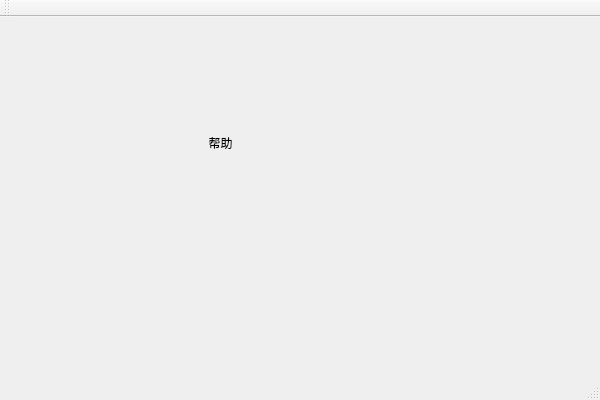
<?xml version="1.0" encoding="UTF-8"?>
<ui version="4.0">
 <class>Test5_4AClass</class>
 <widget class="QMainWindow" name="Test5_4AClass">
  <property name="geometry">
   <rect>
    <x>0</x>
    <y>0</y>
    <width>600</width>
    <height>400</height>
   </rect>
  </property>
  <property name="windowTitle">
   <string>Test5_4A</string>
  </property>
  <widget class="QWidget" name="centralWidget">
   <widget class="QToolButton" name="btnHelp">
    <property name="geometry">
     <rect>
      <x>160</x>
      <y>80</y>
      <width>121</width>
      <height>91</height>
     </rect>
    </property>
    <property name="text">
     <string>帮助</string>
    </property>
    <property name="icon">
     <iconset resource="Test5_4A.qrc">
      <normaloff>:/Test5_4A/Resources/help.png</normaloff>:/Test5_4A/Resources/help.png</iconset>
    </property>
    <property name="iconSize">
     <size>
      <width>72</width>
      <height>65</height>
     </size>
    </property>
    <property name="toolButtonStyle">
     <enum>Qt::ToolButtonTextUnderIcon</enum>
    </property>
    <property name="autoRaise">
     <bool>true</bool>
    </property>
   </widget>
  </widget>
  <widget class="QMenuBar" name="menuBar">
   <property name="geometry">
    <rect>
     <x>0</x>
     <y>0</y>
     <width>600</width>
     <height>23</height>
    </rect>
   </property>
  </widget>
  <widget class="QToolBar" name="mainToolBar">
   <attribute name="toolBarArea">
    <enum>TopToolBarArea</enum>
   </attribute>
   <attribute name="toolBarBreak">
    <bool>false</bool>
   </attribute>
  </widget>
  <widget class="QStatusBar" name="statusBar"/>
 </widget>
 <layoutdefault spacing="6" margin="11"/>
 <resources>
  <include location="Test5_4A.qrc"/>
 </resources>
 <connections/>
</ui>
